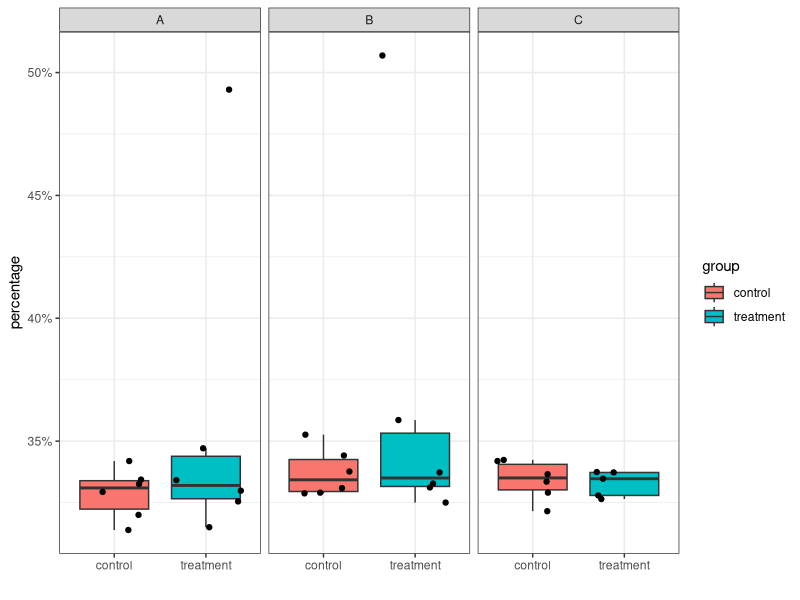
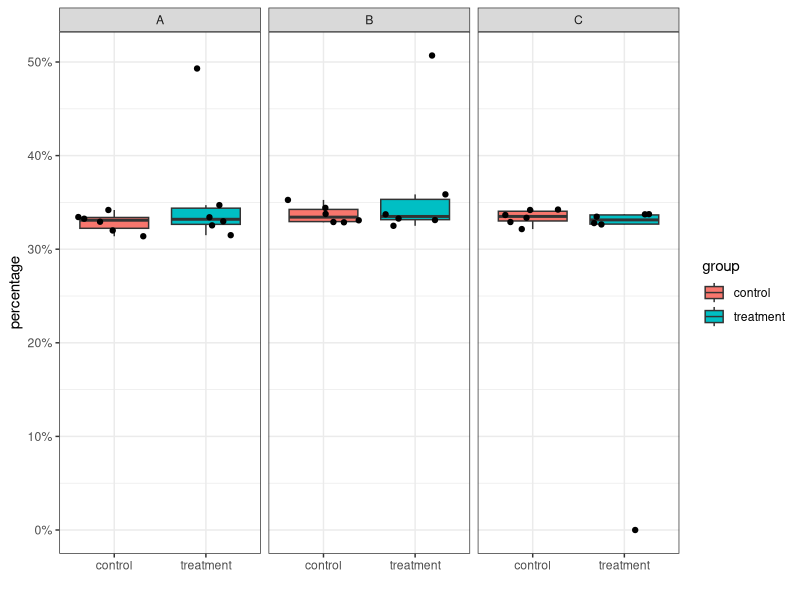

Generate these figures, in order, with R:
## ---- chunk 1
library(tidyverse)
set.seed(23)

# we have 6 treatment samples and 6 control samples, 3 clusters A,B,C
# but in the treatment samples, cluster C is absent (0 cells) in sample7
sample_id<- c(paste0("sample", 1:6, "_control", rep(c("_A","_B","_C"),each = 6)), paste0("sample", 8:12, "_treatment", rep(c("_A","_B", "_C"), each = 5)))

sample_id<- c(sample_id, "sample7_treatment_A", "sample7_treatment_B")
cell_id<- paste0("cell", 1:20000)

cell_df<- tibble::tibble(sample_id = sample(sample_id, size = length(cell_id), replace = TRUE), 
         cell_id = cell_id) %>%
  tidyr::separate(sample_id, into = c("sample_id", "group", "cluster_id"), sep= "_")


cell_num<- cell_df %>% 
  group_by(group, cluster_id, sample_id)%>%
  summarize(n=n()) 

cell_num

total_cells<- cell_df %>%
  group_by(sample_id) %>%
  summarise(total = n())

total_cells

## ---- chunk 2
cell_percentage<- left_join(cell_num, total_cells) %>%
  mutate(percentage = n/total)

cell_percentage
## ---- chunk 3
cell_percentage %>%
  ggplot(aes(x = group, y = percentage)) +
  geom_boxplot(outlier.shape = NA, aes(fill = group)) +
  geom_jitter() +
  scale_y_continuous(labels = scales::percent) +
  facet_wrap(~cluster_id) +
  theme_bw()+
  xlab("")
## ---- chunk 4
sample_id<- paste0("sample", 1:12)
cluster_id<- c("A","B","C")


factor_levels<- tidyr::expand_grid(sample_id, cluster_id) %>%
  mutate(group = c(rep("control", 18), rep("treatment", 18))) %>%
  mutate(sample_id = paste(sample_id, cluster_id, group, sep="_"))

cell_num2<- cell_df %>%
  mutate(sample_id = paste(sample_id, cluster_id, group, sep="_")) %>%
  mutate(sample_id = factor(sample_id, levels = factor_levels$sample_id)) %>%
  group_by(sample_id, .drop=FALSE) %>%
  summarise(n=n()) %>%
  tidyr::separate(sample_id, c("sample_id", "cluster_id", "group")) 


## the 0 correctly showed up
cell_num2 %>%
  filter(sample_id == "sample7")
## ---- chunk 5

cell_percentage<- left_join(cell_num2, total_cells) %>%
  mutate(percentage = n/total)


# replot the same boxplot
cell_percentage %>%
  ggplot(aes(x = group, y = percentage)) +
  geom_boxplot(outlier.shape = NA, aes(fill = group)) +
  geom_jitter() +
  scale_y_continuous(labels = scales::percent) +
  facet_wrap(~cluster_id) +
  theme_bw()+
  xlab("")
